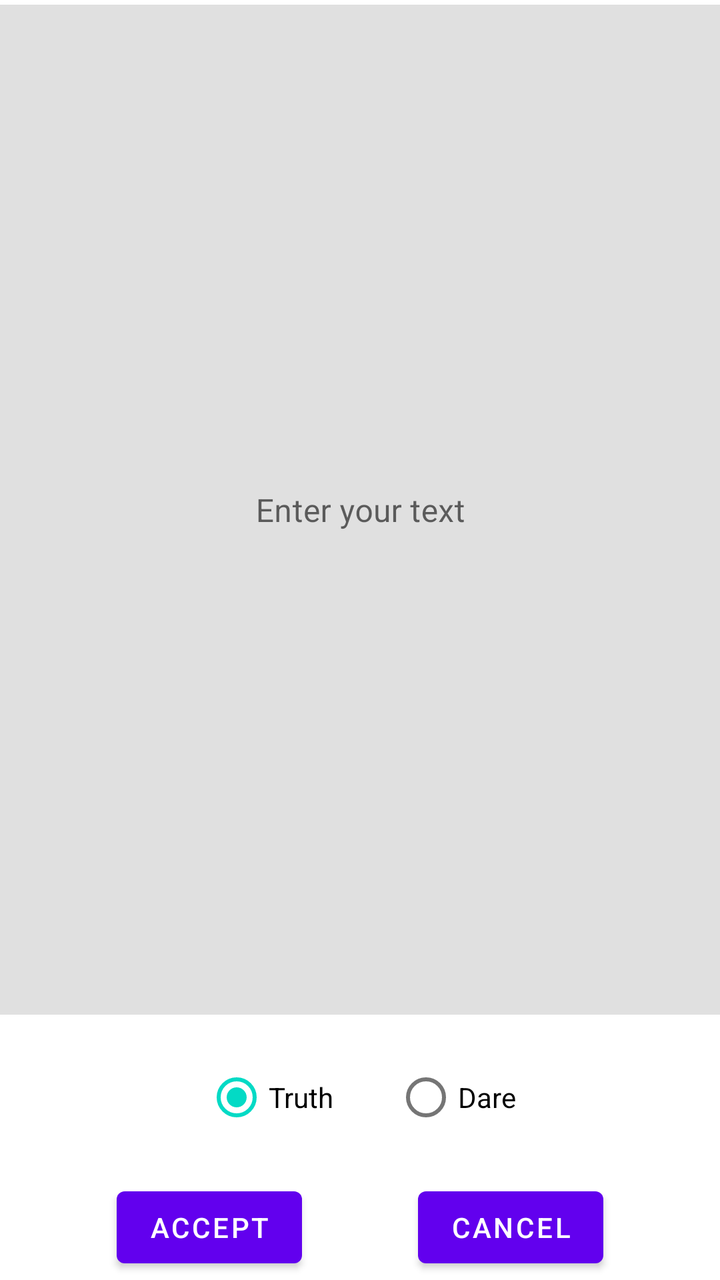
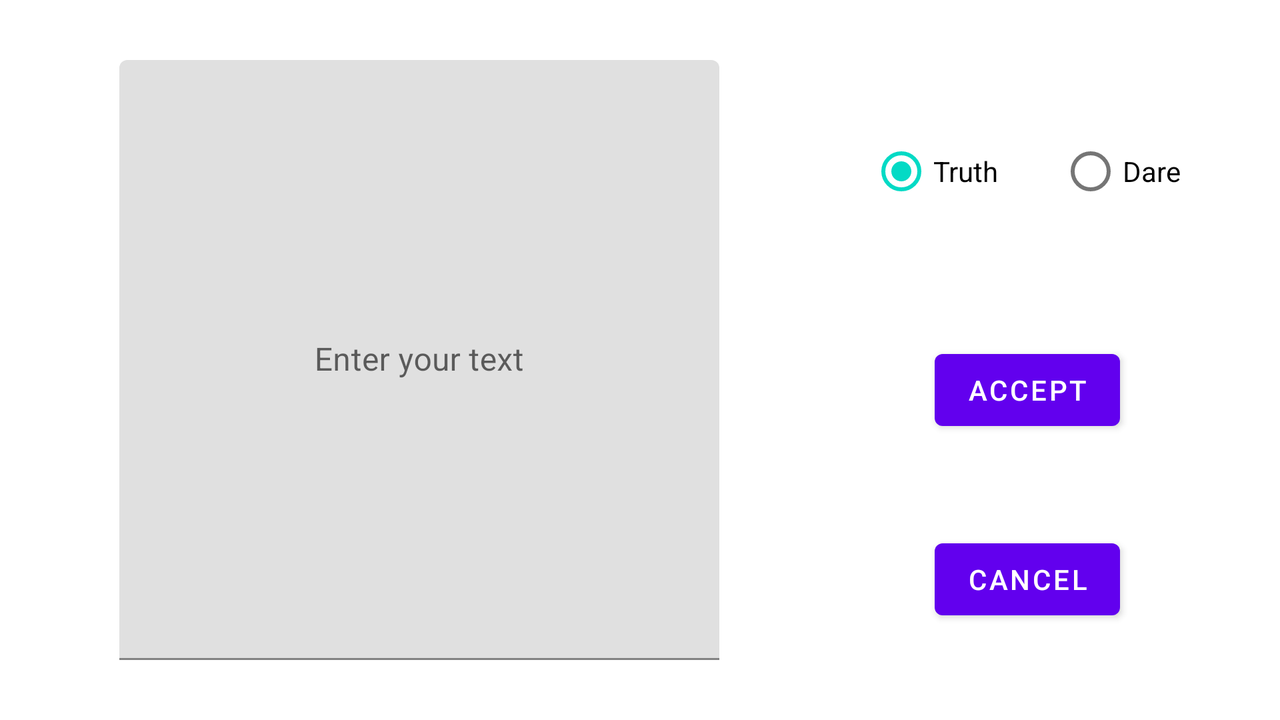

An Android layout and its configuration variant, each rendered on a device that would load it. The default file and the variant file are quoted in full after the pictures.
<!-- AndroidManifest.xml: application theme Theme.TruthOrDare -->
<!-- res/layout/fragment_editing.xml -->
<?xml version="1.0" encoding="utf-8"?>
<layout xmlns:android="http://schemas.android.com/apk/res/android"
    xmlns:app="http://schemas.android.com/apk/res-auto"
    xmlns:tools="http://schemas.android.com/tools">

    <data>

    </data>

    <androidx.constraintlayout.widget.ConstraintLayout
        android:layout_width="match_parent"
        android:layout_height="match_parent"
        tools:context=".editing.EditingFragment">

        <com.google.android.material.textfield.TextInputLayout
            android:id="@+id/textInputLayout"
            android:layout_width="370dp"
            android:layout_height="505dp"
            app:layout_constraintBottom_toTopOf="@+id/radioGroup"
            app:layout_constraintEnd_toEndOf="parent"
            app:layout_constraintStart_toStartOf="parent"
            app:layout_constraintTop_toTopOf="parent">

            <com.google.android.material.textfield.TextInputEditText
                android:id="@+id/textInputEditLayout"
                android:layout_width="match_parent"
                android:layout_height="507dp"
                android:gravity="center"
                android:hint="@string/enter_your_text"
                android:imeOptions="actionDone"
                android:inputType="textLongMessage"
                android:textAlignment="center" />
        </com.google.android.material.textfield.TextInputLayout>

        <Button
            android:id="@+id/acceptButton"
            android:layout_width="wrap_content"
            android:layout_height="wrap_content"
            android:text="@string/accept"
            app:layout_constraintBottom_toBottomOf="parent"
            app:layout_constraintEnd_toStartOf="@+id/cancelButton"
            app:layout_constraintStart_toStartOf="parent"
            app:layout_constraintTop_toBottomOf="@+id/radioGroup" />

        <Button
            android:id="@+id/cancelButton"
            android:layout_width="wrap_content"
            android:layout_height="wrap_content"
            android:text="@android:string/cancel"
            app:layout_constraintBottom_toBottomOf="parent"
            app:layout_constraintEnd_toEndOf="parent"
            app:layout_constraintStart_toEndOf="@+id/acceptButton"
            app:layout_constraintTop_toBottomOf="@+id/radioGroup" />

        <RadioGroup
            android:id="@+id/radioGroup"
            android:layout_width="wrap_content"
            android:layout_height="wrap_content"
            android:orientation="horizontal"
            app:layout_constraintBottom_toTopOf="@+id/acceptButton"
            app:layout_constraintEnd_toEndOf="parent"
            app:layout_constraintStart_toStartOf="parent"
            app:layout_constraintTop_toBottomOf="@+id/textInputLayout">

            <RadioButton
                android:id="@+id/truthRadioButton"
                android:layout_width="match_parent"
                android:layout_height="wrap_content"
                android:layout_margin="15dp"
                android:checked="true"
                android:text="@string/truth" />

            <RadioButton
                android:id="@+id/dareRadioButton"
                android:layout_width="match_parent"
                android:layout_height="wrap_content"
                android:layout_margin="15dp"
                android:text="@string/dare" />
        </RadioGroup>
    </androidx.constraintlayout.widget.ConstraintLayout>
</layout>
<!-- resources referenced by this layout -->
<resources>
  <string name="accept">Accept</string>
  <string name="dare">Dare</string>
  <string name="enter_your_text">Enter your text</string>
  <string name="truth">Truth</string>
  <style name="Theme.TruthOrDare" parent="Theme.MaterialComponents.DayNight.DarkActionBar">
          
          <item name="colorPrimary">@color/purple_500</item>
          <item name="colorPrimaryVariant">@color/purple_700</item>
          <item name="colorOnPrimary">@color/white</item>
          
          <item name="colorSecondary">@color/teal_200</item>
          <item name="colorSecondaryVariant">@color/teal_700</item>
          <item name="colorOnSecondary">@color/black</item>
          
          <item name="android:statusBarColor">?attr/colorPrimaryVariant</item>
          
      </style>
  <color name="purple_500">#FF6200EE</color>
  <color name="purple_700">#FF3700B3</color>
  <color name="white">#FFFFFFFF</color>
  <color name="teal_200">#FF03DAC5</color>
  <color name="teal_700">#FF018786</color>
  <color name="black">#FF000000</color>
</resources>
<!-- res/layout-land/fragment_editing.xml (the repository's variant of the layout above) -->
<!-- drawn on the phone turned sideways -->
<?xml version="1.0" encoding="utf-8"?>
<layout xmlns:android="http://schemas.android.com/apk/res/android"
    xmlns:app="http://schemas.android.com/apk/res-auto"
    xmlns:tools="http://schemas.android.com/tools">

    <data>

    </data>

    <androidx.constraintlayout.widget.ConstraintLayout
        android:layout_width="match_parent"
        android:layout_height="match_parent"
        tools:context=".editing.EditingFragment">

        <com.google.android.material.textfield.TextInputLayout
            android:id="@+id/textInputLayout"
            android:layout_width="300dp"
            android:layout_height="300dp"
            android:layout_marginStart="50dp"
            android:layout_marginTop="50dp"
            android:layout_marginEnd="50dp"
            android:layout_marginBottom="50dp"
            app:layout_constraintBottom_toBottomOf="parent"
            app:layout_constraintEnd_toStartOf="@+id/radioGroup"
            app:layout_constraintStart_toStartOf="parent"
            app:layout_constraintTop_toTopOf="parent">

            <com.google.android.material.textfield.TextInputEditText
                android:id="@+id/textInputEditLayout"
                android:layout_width="match_parent"
                android:layout_height="300dp"
                android:gravity="center"
                android:hint="@string/enter_your_text"
                android:imeOptions="actionDone"
                android:inputType="textLongMessage"
                android:textAlignment="center" />
        </com.google.android.material.textfield.TextInputLayout>

        <Button
            android:id="@+id/acceptButton"
            android:layout_width="wrap_content"
            android:layout_height="wrap_content"
            android:text="@string/accept"
            app:layout_constraintBottom_toTopOf="@+id/cancelButton"
            app:layout_constraintEnd_toEndOf="parent"
            app:layout_constraintHorizontal_bias="0.574"
            app:layout_constraintStart_toEndOf="@+id/textInputLayout"
            app:layout_constraintTop_toBottomOf="@+id/radioGroup" />

        <Button
            android:id="@+id/cancelButton"
            android:layout_width="wrap_content"
            android:layout_height="wrap_content"
            android:text="@android:string/cancel"
            app:layout_constraintBottom_toBottomOf="parent"
            app:layout_constraintEnd_toEndOf="parent"
            app:layout_constraintHorizontal_bias="0.574"
            app:layout_constraintStart_toEndOf="@+id/textInputLayout"
            app:layout_constraintTop_toBottomOf="@+id/acceptButton" />

        <RadioGroup
            android:id="@+id/radioGroup"
            android:layout_width="wrap_content"
            android:layout_height="wrap_content"
            android:layout_marginEnd="25dp"
            android:orientation="horizontal"
            app:layout_constraintBottom_toTopOf="@+id/acceptButton"
            app:layout_constraintEnd_toEndOf="parent"
            app:layout_constraintStart_toEndOf="@+id/textInputLayout"
            app:layout_constraintTop_toTopOf="parent">

            <RadioButton
                android:id="@+id/truthRadioButton"
                android:layout_width="match_parent"
                android:layout_height="wrap_content"
                android:layout_margin="15dp"
                android:checked="true"
                android:text="@string/truth" />

            <RadioButton
                android:id="@+id/dareRadioButton"
                android:layout_width="match_parent"
                android:layout_height="wrap_content"
                android:layout_margin="15dp"
                android:text="@string/dare" />
        </RadioGroup>

    </androidx.constraintlayout.widget.ConstraintLayout>
</layout>
